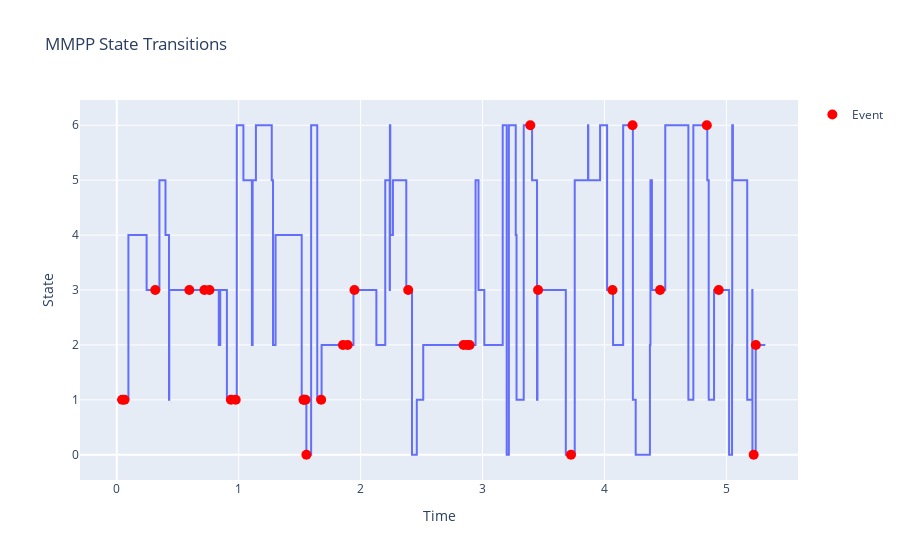

Notebook code for this chart:
### Code cell
states[-1] = states[-2]
fig = px.line(x = times, y = states, labels={'x': 'Time', 'y': 'State'}, title='MMPP State Transitions', line_shape='hv')
fig.add_scatter(x=events, y=state_of_event, mode='markers', marker=dict(color='red', size=10), name='Event')
fig.update_yaxes(dtick=1)
fig.show()

### Figure 1 — Plotly figure (JSON) as saved in the notebook; plotly's stock layout.template omitted (floating-point values rounded to 4 significant figures)
{"data": [{"hovertemplate": "Time=%{x}<br>State=%{y}<extra></extra>", "legendgroup": "", "line": {"color": "#636efa", "dash": "solid", "shape": "hv"}, "marker": {"symbol": "circle"}, "mode": "lines", "name": "", "orientation": "v", "showlegend": false, "type": "scatter", "x": [0, 0.09536, 0.2448, 0.3498, 0.3995, 0.4284, 0.4306, 0.8367, 0.8487, 0.9032, 0.9843, 1.039, 1.108, 1.114, 1.141, 1.271, 1.282, 1.302, 1.517, 1.555, 1.594, 1.644, 1.68, 1.941, 2.129, 2.202, 2.238, 2.24, 2.243, 2.265, 2.374, 2.422, 2.461, 2.513, 2.943, 2.967, 3.014, 3.165, 3.198, 3.216, 3.272, 3.279, 3.338, 3.406, 3.447, 3.45, 3.683, 3.756, 3.865, 3.867, 3.964, 4.021, 4.071, 4.153, 4.233, 4.256, 4.373, 4.377, 4.389, 4.499, 4.688, 4.729, 4.843, 4.855, 4.899, 5.022, 5.046, 5.048, 5.053, 5.171, 5.212, 5.214, 5.24, 5.319], "xaxis": "x", "y": [1, 4, 3, 5, 4, 1, 3, 2, 3, 1, 6, 5, 2, 5, 6, 5, 2, 4, 1, 0, 6, 1, 2, 3, 2, 5, 3, 6, 4, 5, 3, 0, 1, 2, 5, 3, 2, 6, 0, 6, 4, 1, 6, 5, 1, 3, 0, 5, 6, 5, 6, 3, 2, 6, 1, 0, 2, 5, 3, 6, 1, 6, 5, 1, 3, 0, 2, 6, 5, 1, 3, 0, 2, 2], "yaxis": "y"}, {"marker": {"color": "red", "size": 10}, "mode": "markers", "name": "Event", "type": "scatter", "x": [0.04412, 0.0635, 0.3159, 0.595, 0.7188, 0.7604, 0.9361, 0.9756, 1.532, 1.534, 1.548, 1.555, 1.676, 1.855, 1.894, 1.949, 2.39, 2.844, 2.875, 2.894, 3.392, 3.455, 3.725, 4.066, 4.23, 4.456, 4.839, 4.937, 5.224, 5.242], "y": [1, 1, 3, 3, 3, 3, 1, 1, 1, 1, 1, 0, 1, 2, 2, 3, 3, 2, 2, 2, 6, 3, 0, 3, 6, 3, 6, 3, 0, 2]}], "layout": {"legend": {"tracegroupgap": 0}, "title": {"text": "MMPP State Transitions"}, "xaxis": {"anchor": "y", "domain": [0, 1], "title": {"text": "Time"}}, "yaxis": {"anchor": "x", "domain": [0, 1], "dtick": 1, "title": {"text": "State"}}}}
